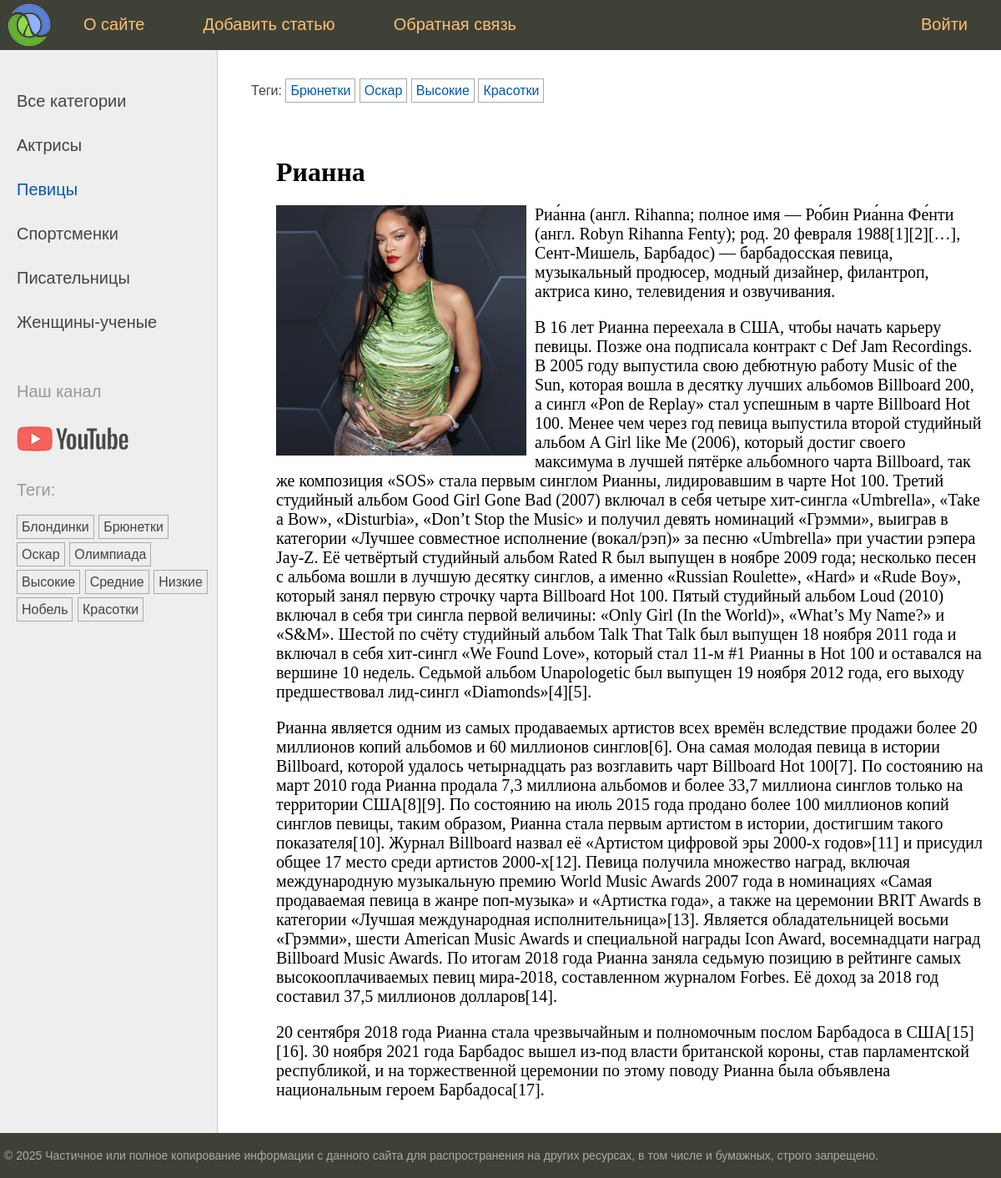
/post/rianna/, run on an earlier commit of the app's database.
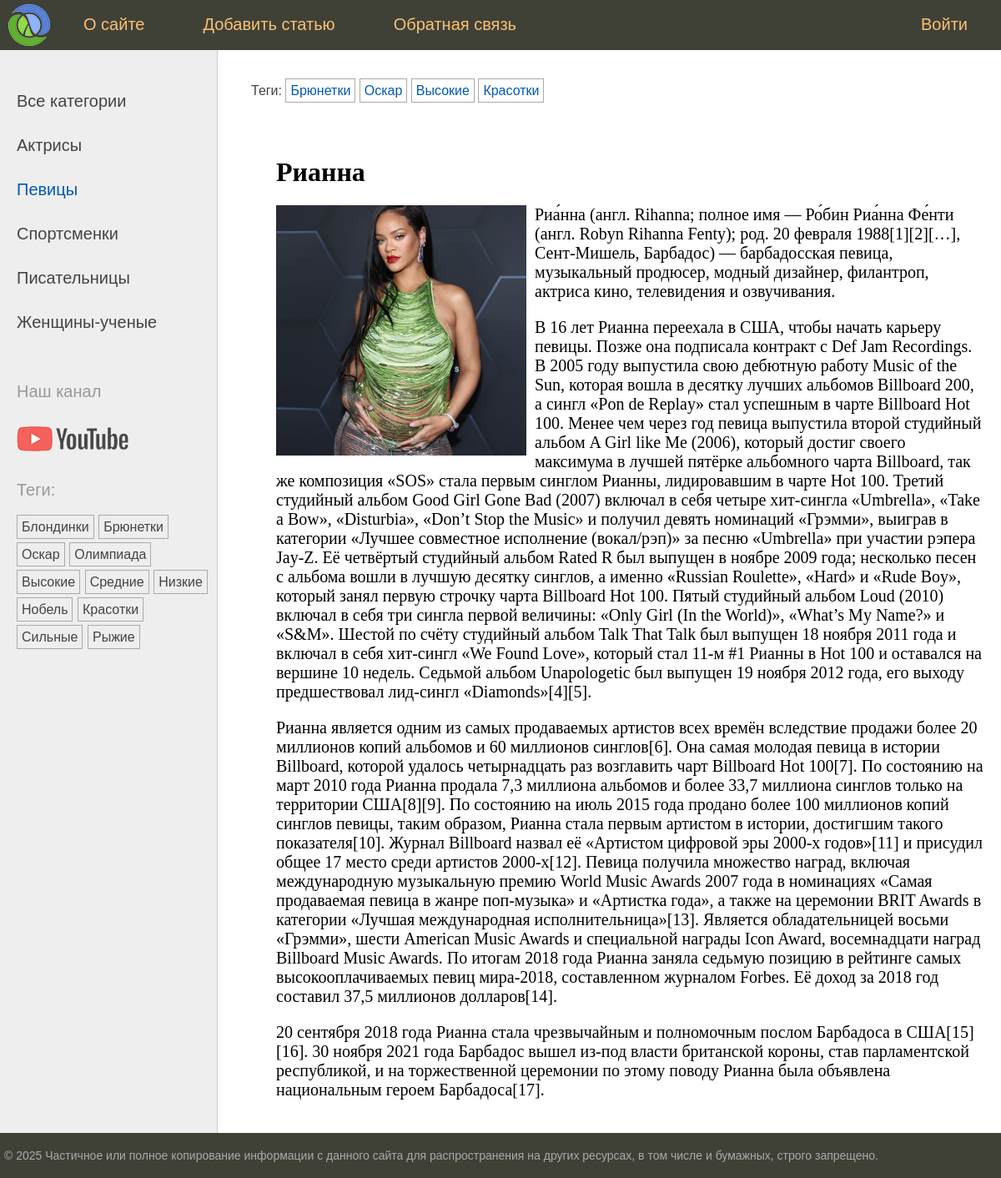
And on a later commit of the database.
### women/models.py (models this page shows, shortened)
class Category(models.Model):
    name = models.CharField(max_length=100, db_index=True, verbose_name="Категория")
    slug = models.SlugField(max_length=255, unique=True, db_index=True, verbose_name="Слаг")
    def get_absolute_url(self):
        return reverse("category", args=(self.slug,))
    class Meta:
        verbose_name = "Категория"
        verbose_name_plural = "Категории"

class TagPost(models.Model):
    tag = models.CharField(max_length=100, db_index=True)
    slug = models.SlugField(max_length=255, unique=True, db_index=True)
    def __str__(self):
        return self.tag
    def get_absolute_url(self):
        return reverse("tag", args=(self.slug, ))
    class Meta:
        verbose_name = "Тег"
        verbose_name_plural = "Теги"

### women/views.py (the view)
# urls.py: path('post/<slug:post_slug>/', views.ShowPost.as_view(), name="post"),
class ShowPost(DataMixin, DetailView):
    template_name = "women/post.html"
    context_object_name = "post"
    slug_url_kwarg = "post_slug"
    def get_context_data(self, **kwargs):
        context = super().get_context_data(**kwargs)
        post = context["post"]
        context["title"] = post.title
        context["cat_selected"] = post.cat.pk
        return context
    def get_object(self, queryset=None):
        slug = self.kwargs[self.slug_url_kwarg]
        return get_object_or_404(Women.published, slug=slug)

### women/models.py (called while the page is built)
    def get_queryset(self):
        return super().get_queryset().filter(is_published=Women.Status.PUBLISHED)

### women/templatetags/women_tags.py (called while the page is built)
@register.inclusion_tag("women/list_categories.html")
def show_categories(cat_selected=0):
    cats = Category.objects.filter(where_posts__is_published=Women.Status.PUBLISHED).annotate(
                                            total=Count("where_posts")).filter(total__gt=0)
    return {"cats": cats, "cat_selected": cat_selected}

@register.inclusion_tag("women/list_tags.html")
def show_tags():
    tags = TagPost.objects.filter(tags__is_published=Women.Status.PUBLISHED).annotate(
                                        total=Count("tags")).filter(total__gt=0)
    return {"tags": tags}

### women/utils.py (called while the page is built)
    def get_context_data(self, **kwargs):
        context = super().get_context_data(**kwargs)
        context["menu"] = menu
        if "cat_selected" not in context:
            context["cat_selected"] = None
        if "paginator" in context:
            context["elided_page_range"] = context["paginator"].get_elided_page_range(
                        context["page_obj"].number, on_each_side=2, on_ends=1)
        return context

### women/templates/women/post.html
{% extends 'base.html' %}
{% block breadcrumbs %}
{% with post.tags.all as tags %}
{% if tags %}
<ul class="tags-list">
    <li>Теги:</li>
    {% for tag in tags %}
	<li><a href="{{ tag.get_absolute_url }}">{{ tag }} </a></li>
	{% endfor %}
</ul>
{% endif %}
{% endwith %}
{% endblock %}
{% block content %}
<h1>{{post.title}}</h1>
{% if post.photo %}
	<p ><img class="img-article-left" src="{{ post.thumbnail.url }}"></p>
{% endif %}
{{ post.content|linebreaks }}
{% endblock %}

### women/templates/women/list_categories.html
{% for category in cats %}
    {% if category.id == cat_selected %}
        <li class="selected">{{ category.name }}</li>
    {% else %}
        <li><a href="{{ category.get_absolute_url }}">{{ category.name }}</a></li>
    {% endif %}
{% endfor %}

### women/templates/women/list_tags.html
{% if tags %}
    <p>Теги: </p>
    <ul class="tags-list">
        {% for tag in tags %}
            <li><a href="{{ tag.get_absolute_url }}">{{ tag }}</a></li>
        {% endfor %}
    </ul>
{% endif %}

What changed in the data, as far as the page shows it:
now on this page (row unchanged): TagPost: tag "Сильные"
added TagPost: tag "Рыжие"
